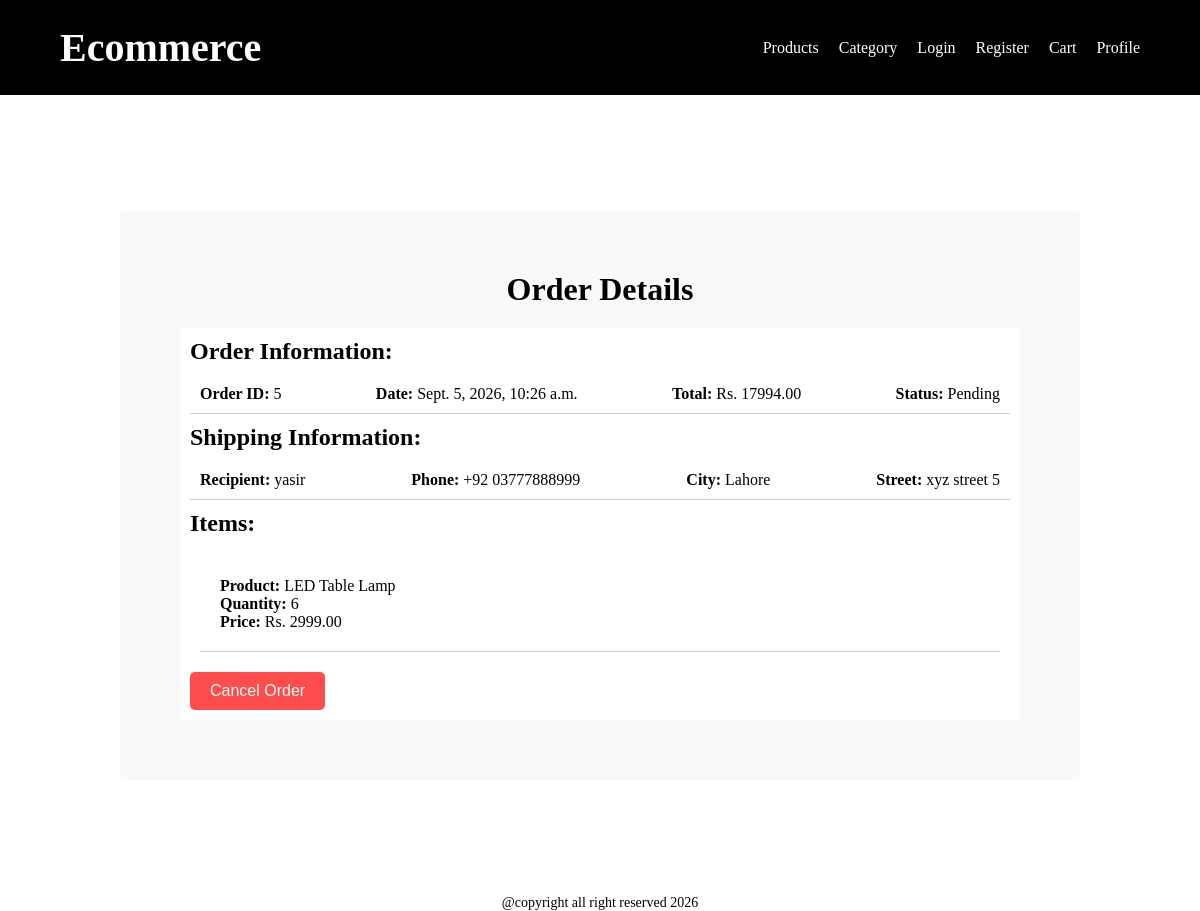
Before: /orders/order-detail/5/ (signed in) with the older database file.
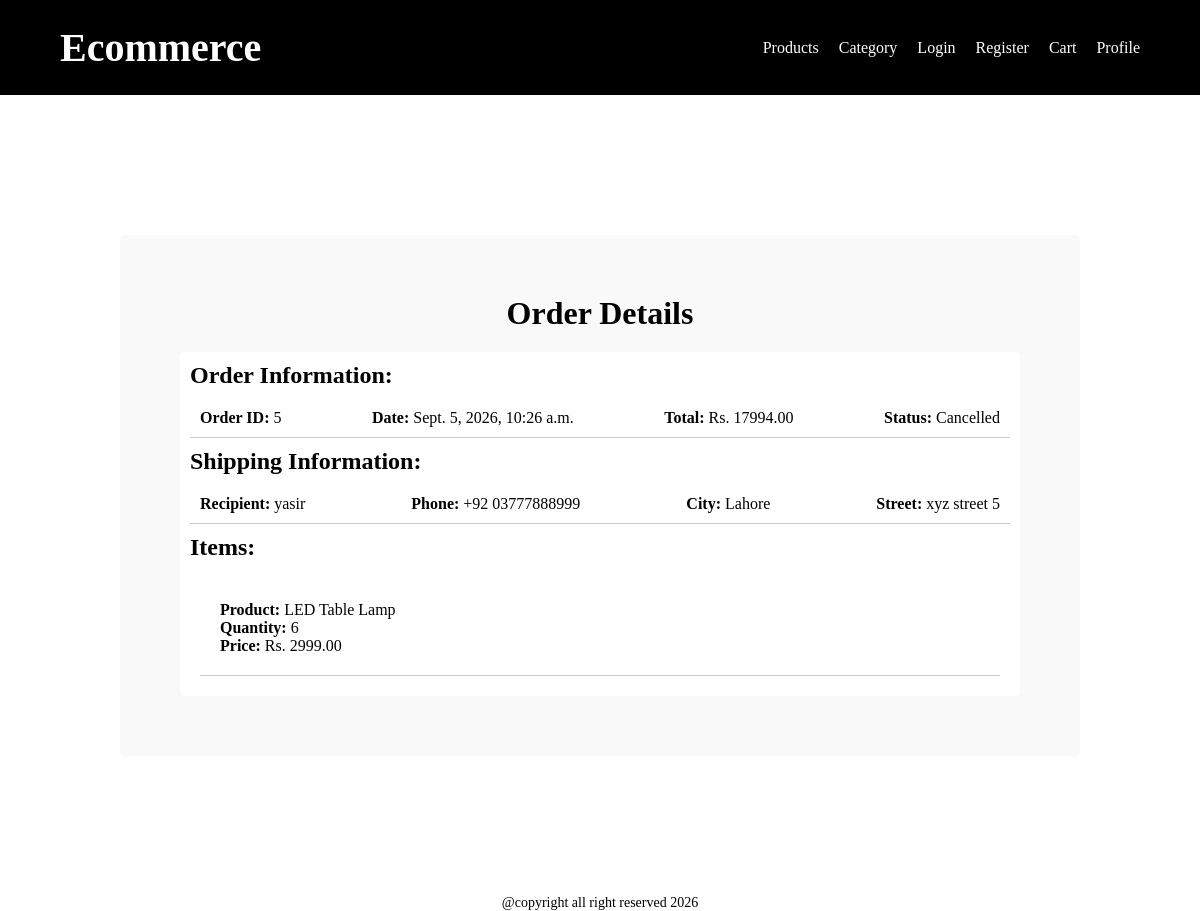
After: the same page with the newer database file.
### apps/orders/models.py (models this page shows, shortened)
class Order(models.Model):
    class StatusChoices(models.TextChoices):
        Pending = 'Pending' ,'Pending'
        Processing = 'Processing', 'Processing'
        Deliverd ='Deliverd','Deliverd'
        Shipped = 'Shipped','Shipped'
        Cancelled = 'Cancelled','Cancelled'
    customer = models.ForeignKey(Customer , on_delete=models.CASCADE , related_name='orders')
    status = models.CharField(
        max_length=50,
        choices=StatusChoices.choices,
        default=StatusChoices.Pending
    )
    total_price = models.DecimalField(max_digits=10 ,decimal_places=2)
    created_at = models.DateTimeField(auto_now_add=True)
    ALLOWED_TRANSITIONS = {
        StatusChoices.Pending : [ StatusChoices.Processing , StatusChoices.Cancelled],
        StatusChoices.Processing : [StatusChoices.Shipped , StatusChoices.Cancelled],
        StatusChoices.Shipped : [StatusChoices.Deliverd],
        StatusChoices.Deliverd : [],
        StatusChoices.Cancelled : [],
    }

class ShippingAddress(models.Model):
    order = models.OneToOneField(
        Order,
        on_delete=models.CASCADE,
        related_name= 'shipping_address'
    )
    name = models.CharField(max_length=100)
    phone_no = models.CharField(max_length=15)
    city = models.CharField(max_length=50)
    street = models.CharField(max_length=150)

### apps/orders/views.py (the view)
# urls.py: path('order-detail/<int:id>/' , views.orders_details , name='order_detail'),
@login_required
def orders_details(req , id):
    orders_details = get_object_or_404(
        Order.objects.prefetch_related('items__product').select_related('shipping_address'),
        id=id,
        customer=req.user.customer
    )
    context = {
        'order': orders_details,
    }
    return render(req , 'orders/order_detail.html' , context)

### templates/orders/order_detail.html (shortened to what this page needs)
{% extends 'base.html' %}
{% load static %}
{% block link %}
    <link rel="stylesheet" href="{% static 'CSS/orders.css' %}">
{% endblock %}
{% block content %}
    <main class="order-main">
        <div class="order-container">
            <h1>Order Details</h1>
            <div class="order-details">
                <h2>Order Information:</h2>
                <div class="order-information">
                    <p><strong>Order ID:</strong> {{ order.id }}</p>
                    <p><strong>Date:</strong> {{ order.created_at }}</p>
                    <p><strong>Total:</strong> Rs. {{ order.total_price }}</p>
                    <p><strong>Status:</strong> {{ order.status }}</p>
                </div>
                <h2>Shipping Information:</h2>
                <div class="shipping-information">
                    <p><strong>Recipient:</strong> {{ order.shipping_address.name }}</p>
                    <p><strong>Phone:</strong> {{ order.shipping_address.phone_no }}</p>
                    <p><strong>City:</strong> {{ order.shipping_address.city }}</p>
                    <p><strong>Street:</strong> {{ order.shipping_address.street }}</p>
                </div>
                <h2>Items:</h2>
                <div class="order_items">
                    <ul class="order-items">
                        {% for item in order.items.all %}
                            <li class="order-item">
                                <p><strong>Product:</strong> {{ item.product.name }}</p>
                                <p><strong>Quantity:</strong> {{ item.quantity }}</p>
                                <p><strong>Price:</strong> Rs. {{ item.price }}</p>
                            </li>
                        {% endfor %}
                    </ul>
                </div>
                {% if order.status == 'Pending' or order.status == 'Processing' %}
                    <form method="post" action="{% url 'cancel_order' order.id %}">
                        <button class='cancel-order-btn' type="submit">Cancel Order</button>
                    </form>
                {% endif %}
            </div>
        </div>
    </main>
{% endblock %}

Changed rows visible on the page:
changed Order "yasir": status "Pending" → "Cancelled"
Other visible differences:
text no longer shown: "Cancel Order"
